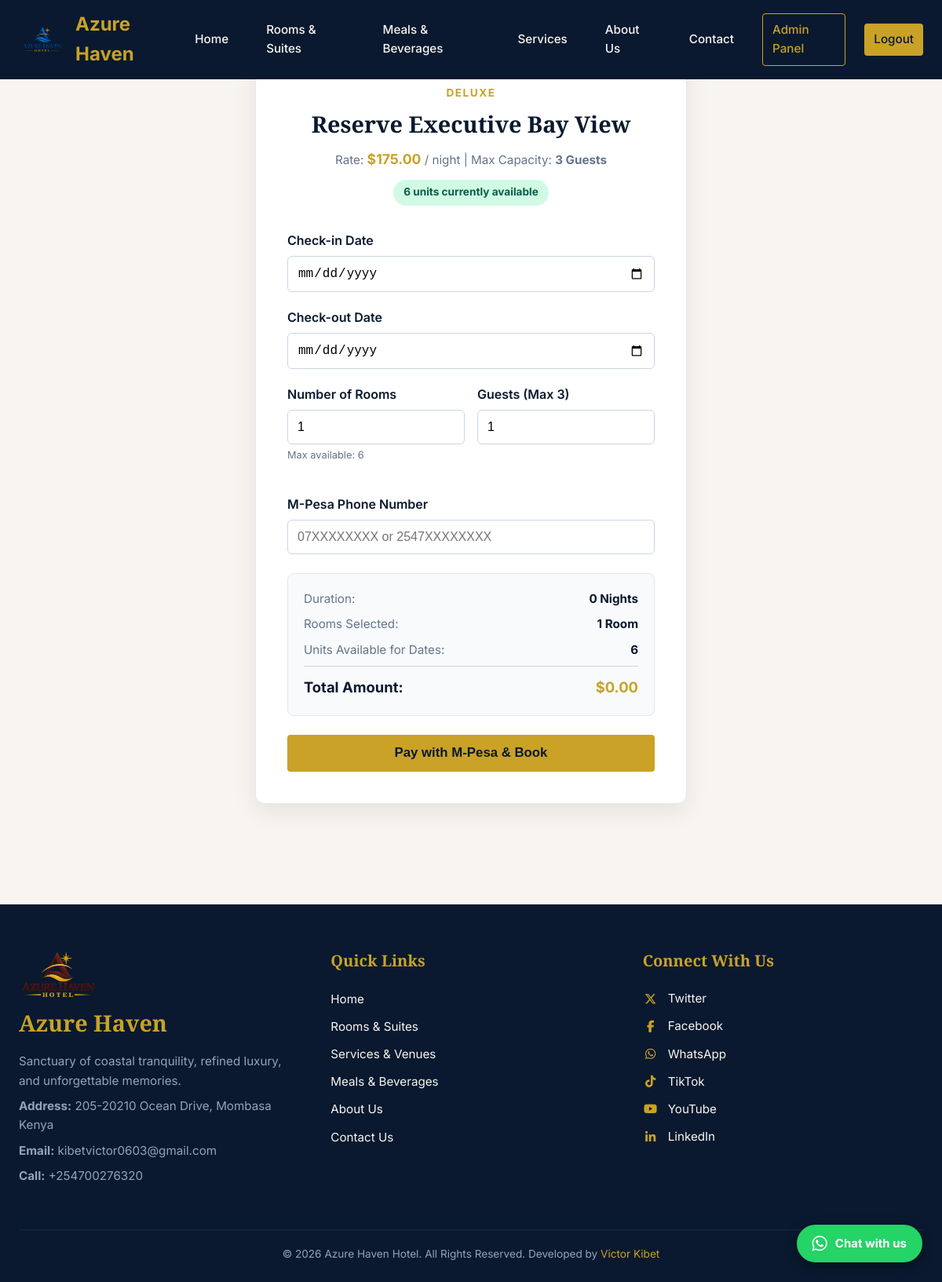
Screenshot of /booking.php (signed in) with the database file from the repository.
### tables this page shows
CREATE TABLE rooms (
    id INT AUTO_INCREMENT PRIMARY KEY,
    room_group VARCHAR(50) NOT NULL UNIQUE,    
    type VARCHAR(50) NOT NULL,                 
    title VARCHAR(150) NOT NULL,
    description TEXT,
    price DECIMAL(10,2) NOT NULL,
    capacity INT DEFAULT 2,
    beds INT DEFAULT 1,
    size_sqm INT,
    total_quantity INT DEFAULT 10,             
    image VARCHAR(255),
    amenities TEXT,
    status ENUM('available','maintenance') DEFAULT 'available'
);

### includes/functions.php (called while the page is built, shortened)
<?php
function sanitize($data) {
    return htmlspecialchars(trim($data), ENT_QUOTES, 'UTF-8');
}

### booking.php (the view, shortened to what this page needs)
<?php
require_once 'includes/functions.php';
$pdo = getDBConnection();
$roomId = $_GET['room_id'] ?? $_POST['room_id'] ?? null;
if (!$roomId) {
    $stmt = $pdo->prepare("SELECT * FROM rooms WHERE title LIKE :title LIMIT 1");
    $stmt->execute(['title' => '%Executive Bay View%']);
    $room = $stmt->fetch();
    if ($room) {
        $roomId = $room['id'];
    } else {
        $stmt = $pdo->query("SELECT * FROM rooms LIMIT 1");
        $room = $stmt->fetch();
        $roomId = $room['id'] ?? null;
    }
} else {
    $stmt = $pdo->prepare("SELECT * FROM rooms WHERE id = :id");
    $stmt->execute(['id' => $roomId]);
    $room = $stmt->fetch();
}
$roomCapacity = (int)($room['capacity'] ?? 2);
$maxUnits = 10;
try {
    $stmtMax = $pdo->prepare(
        "SELECT r.total_quantity,
                COALESCE(SUM(CASE WHEN b.status IN ('confirmed','pending','pending_payment')
                             THEN b.quantity ELSE 0 END), 0) AS booked
         FROM rooms r
         LEFT JOIN bookings b ON b.room_id = r.id
         WHERE r.id = :id
         GROUP BY r.id"
    );
    $stmtMax->execute(['id' => $roomId]);
    $rowMax = $stmtMax->fetch();
    if ($rowMax) {
        $maxUnits = max(0, (int)$rowMax['total_quantity'] - (int)$rowMax['booked']);
    }
} catch (Exception $e) {
    $maxUnits = 10;
}
include 'includes/header.php';
?>
<div style="display: flex; justify-content: center; align-items: center; min-height: 85vh; padding: 4rem 1rem;">
    <div style="max-width: 550px; width: 100%; background: #ffffff; padding: 2.5rem; border-radius: 12px; box-shadow: var(--shadow, 0 10px 25px rgba(0,0,0,0.1)); border: 1px solid #e2e8f0;">
        <div style="text-align: center; margin-bottom: 2rem;">
            <span style="color: var(--gold, #c5a059); text-transform: uppercase; font-size: 0.85rem; letter-spacing: 1.5px; font-weight: 700;">
                <?php echo sanitize($room['type'] ?? 'Luxury Suite'); ?>
            </span>
            <h2 style="color: var(--navy, #0a192f); margin-top: 0.25rem; font-size: 1.8rem;">
                Reserve <?php echo sanitize($room['title']); ?>
            </h2>
            <p style="color: #64748b; font-size: 0.95rem; margin-top: 0.5rem;">
                Rate: <strong style="color: var(--gold, #c5a059); font-size: 1.1rem;">$<?php echo number_format($room['price'], 2); ?></strong> / night |
                Max Capacity: <strong><?php echo $roomCapacity; ?> Guests</strong>
            </p>
            <p style="margin-top: 0.75rem;">
                <span id="availBadge" style="display:inline-block; padding:0.35rem 0.85rem; border-radius:20px; font-size:0.85rem; font-weight:700; background:#d1fae5; color:#065f46;">
                    <?php echo $maxUnits; ?> units currently available
                </span>
            </p>
        </div>
        <form method="POST" action="booking.php?room_id=<?php echo urlencode($roomId); ?>">
            <div class="form-group" style="margin-bottom: 1.25rem;">
                <label style="display: block; margin-bottom: 0.4rem; color: var(--navy, #0a192f); font-weight: 600;">Check-in Date</label>
                <input type="date" id="check_in" name="check_in" class="form-control" min="<?php echo date('Y-m-d'); ?>" required style="width: 100%; padding: 0.75rem; border: 1px solid #cbd5e1; border-radius: 6px;">
            </div>
            <div class="form-group" style="margin-bottom: 1.25rem;">
                <label style="display: block; margin-bottom: 0.4rem; color: var(--navy, #0a192f); font-weight: 600;">Check-out Date</label>
                <input type="date" id="check_out" name="check_out" class="form-control" min="<?php echo date('Y-m-d', strtotime('+1 day')); ?>" required style="width: 100%; padding: 0.75rem; border: 1px solid #cbd5e1; border-radius: 6px;">
            </div>
            <div style="display: grid; grid-template-columns: 1fr 1fr; gap: 1rem; margin-bottom: 1.25rem;">
                <div class="form-group">
                    <label style="display: block; margin-bottom: 0.4rem; color: var(--navy, #0a192f); font-weight: 600;">Number of Rooms</label>
                    <input type="number" id="num_rooms" name="num_rooms" class="form-control" value="1" min="1" max="<?php echo $maxUnits; ?>" required style="width: 100%; padding: 0.75rem; border: 1px solid #cbd5e1; border-radius: 6px;">
                    <small style="display:block; color:#64748b; font-size:0.8rem; margin-top:0.25rem;">
                        Max available: <span id="maxUnitsHint"><?php echo $maxUnits; ?></span>
                    </small>
                </div>
                <div class="form-group">
                    <label style="display: block; margin-bottom: 0.4rem; color: var(--navy, #0a192f); font-weight: 600;">Guests (Max <?php echo $roomCapacity; ?>)</label>
                    <input type="number" id="guests" name="guests" class="form-control" value="1" min="1" max="<?php echo $roomCapacity; ?>" required style="width: 100%; padding: 0.75rem; border: 1px solid #cbd5e1; border-radius: 6px;">
                </div>
            </div>
            <div class="form-group" style="margin-bottom: 1.5rem;">
                <label style="display: block; margin-bottom: 0.4rem; color: var(--navy, #0a192f); font-weight: 600;">M-Pesa Phone Number</label>
                <input type="text" name="phone" class="form-control" placeholder="07XXXXXXXX or 2547XXXXXXXX" required style="width: 100%; padding: 0.75rem; border: 1px solid #cbd5e1; border-radius: 6px;">
            </div>
            <div style="background: #f8fafc; border: 1px solid #e2e8f0; border-radius: 8px; padding: 1.25rem; margin-bottom: 1.5rem;">
                <div style="display: flex; justify-content: space-between; font-size: 0.95rem; color: #64748b; margin-bottom: 0.5rem;">
                    <span>Duration:</span>
                    <strong id="nights_count" style="color: var(--navy, #0a192f);">0 Nights</strong>
                </div>
                <div style="display: flex; justify-content: space-between; font-size: 0.95rem; color: #64748b; margin-bottom: 0.5rem;">
                    <span>Rooms Selected:</span>
                    <strong id="rooms_summary" style="color: var(--navy, #0a192f);">1 Room</strong>
                </div>
                <div style="display: flex; justify-content: space-between; font-size: 0.95rem; color: #64748b; margin-bottom: 0.5rem;">
                    <span>Units Available for Dates:</span>
                    <strong id="units_avail" style="color: var(--navy, #0a192f);"><?php echo $maxUnits; ?></strong>
                </div>
                <div style="display: flex; justify-content: space-between; font-size: 1.15rem; font-weight: 700; color: var(--navy, #0a192f); border-top: 1px solid #cbd5e1; padding-top: 0.75rem;">
                    <span>Total Amount:</span>
                    <span style="color: var(--gold, #c5a059);">$<span id="total_price">0.00</span></span>
                </div>
            </div>
            <button type="submit" class="btn btn-gold" style="width: 100%; padding: 0.85rem; font-size: 1.05rem; font-weight: 600;">
                Pay with M-Pesa & Book
            </button>
        </form>
    </div>
</div>
<?php include 'includes/footer.php'; ?>

### assets/css/style.css (style rules this page uses)
:root { --navy: #0a192f; --navy-light: #172a45; --gold: #c9a227; --gold-hover: #b08d1e; --cream: #f8f5f0; --white: #ffffff; --text-dark: #2d3748; --text-muted: #718096; --shadow: 0 10px 30px rgba(0,0,0,0.08); --transition: all 0.3s ease; }
* { box-sizing: border-box; margin: 0; padding: 0; }
body { font-family: 'Inter', sans-serif; background-color: var(--cream); color: var(--text-dark); line-height: 1.6; overflow-x: hidden; }
h1, h2, h3, h4, .font-serif { font-family: 'Playfair Display', serif; }
.btn { display: inline-block; padding: 0.75rem 1.5rem; border-radius: 4px; text-decoration: none; font-weight: 500; transition: var(--transition); cursor: pointer; border: none; }
.btn-gold { background: var(--gold); color: var(--navy) !important; }
.form-group { margin-bottom: 1.25rem; }
.form-group label { display: block; margin-bottom: 0.5rem; font-weight: 500; }
.form-control { width: 100%; padding: 0.75rem; border: 1px solid #e2e8f0; border-radius: 4px; font-size: 1rem; }

### rows the page displays
rooms: type "DELUXE", title "Executive Bay View", price "175.00", capacity "3", total_quantity "6"
